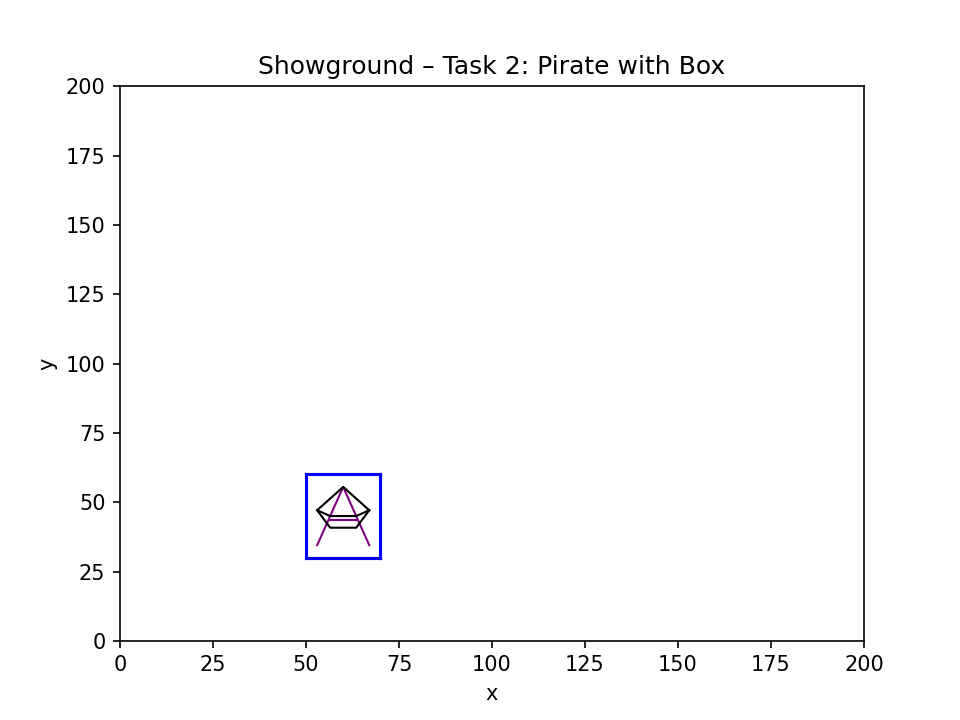

Generate this figure with Python:
# Student Name : Nicolas Klein
# Student ID   : 21892288

import matplotlib.pyplot as plt
from showground import Pirate

fig = plt.figure()

pirate = Pirate(50, 30, 20, 30) 

plt.title("Showground – Task 2: Pirate with Box")
plt.xlabel("x")
plt.ylabel("y")

pirate.plot_me(plt)

plt.xlim((0, 200))
plt.ylim((0, 200))

fig.savefig("task2.png", dpi=150)
plt.show()



